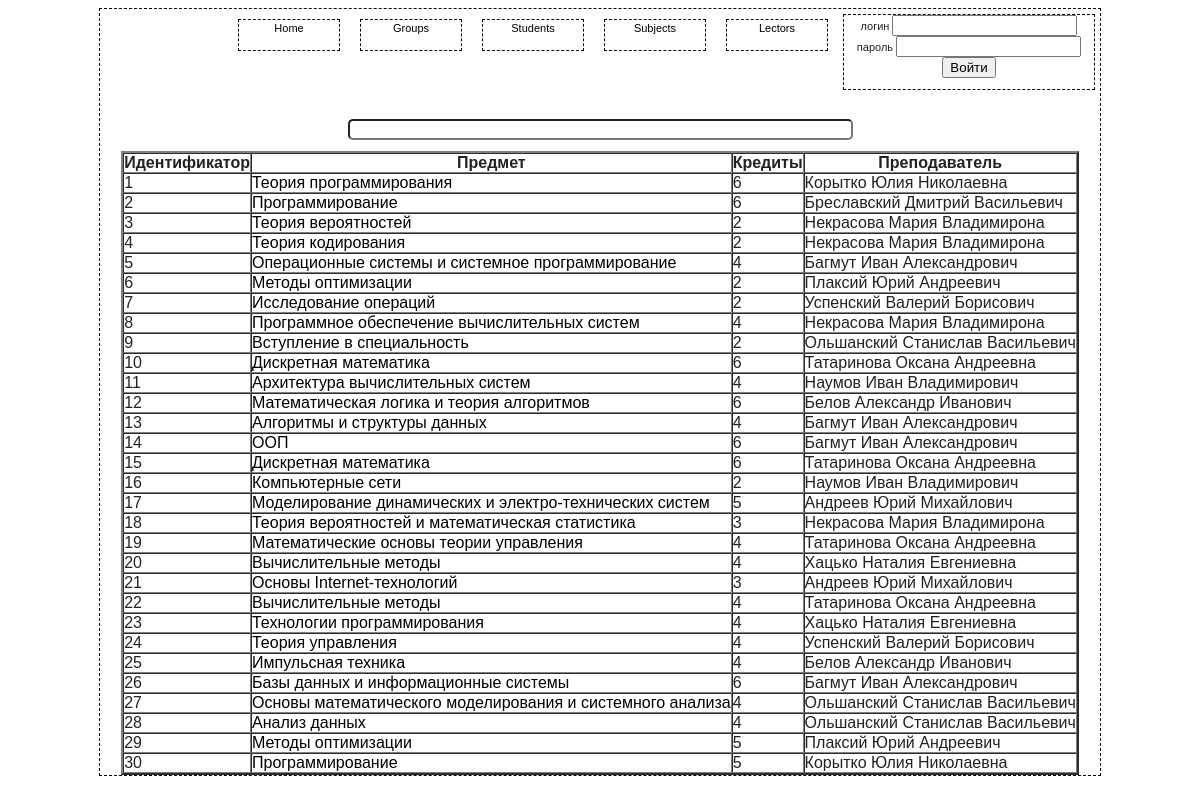
Before: /IT_Project/list.php?info=subjects with the older database file.
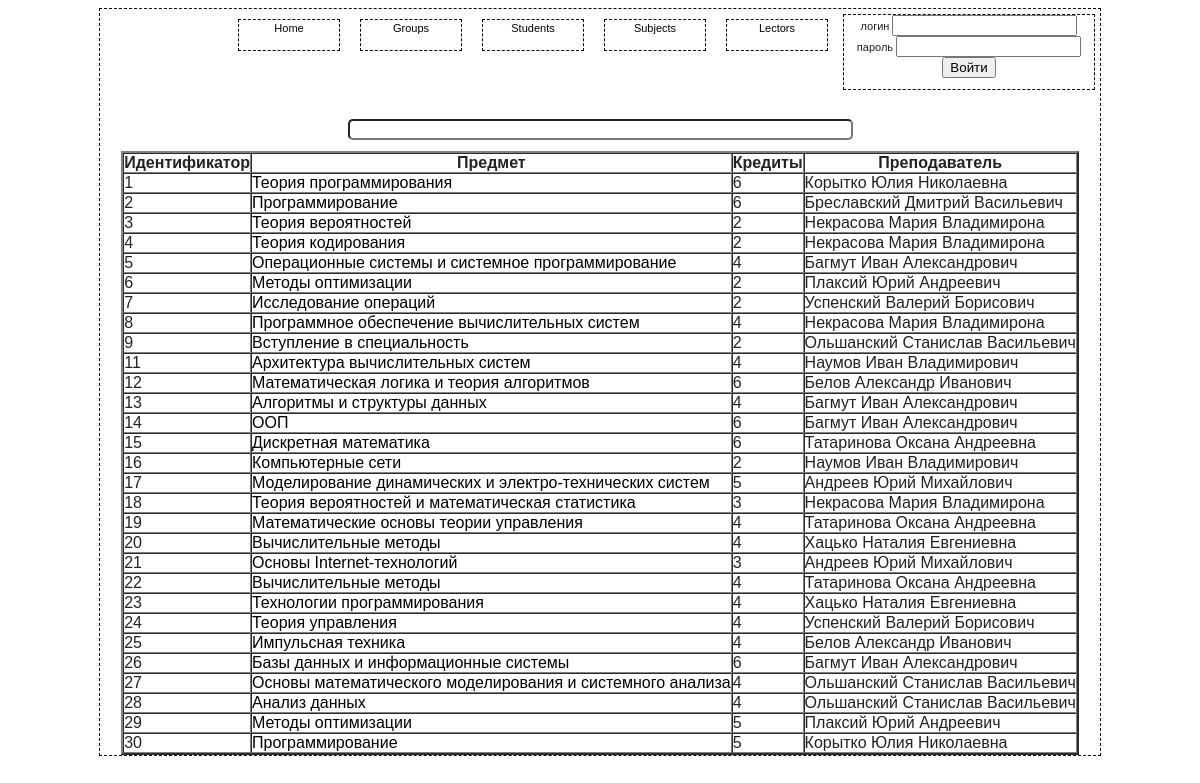
After: the same page with the newer database file.
### tables this page shows
CREATE TABLE IF NOT EXISTS `subjects` (
  `subject_id` int(10) NOT NULL AUTO_INCREMENT,
  `subject_title` text,
  `subject_credits` int(11) DEFAULT NULL,
  `lector_id` int(10) DEFAULT NULL,
  PRIMARY KEY (`subject_id`),
  KEY `subjects_fk1` (`lector_id`)
);

CREATE TABLE IF NOT EXISTS `lectors` (
  `lector_id` int(10) NOT NULL AUTO_INCREMENT,
  `lector_name` text,
  `lector_position` text,
  `lector_email` text,
  `lector_login` tinytext,
  `lector_password` tinytext,
  `role` int(11) DEFAULT NULL,
  PRIMARY KEY (`lector_id`)
);

### IT_Project/subjects.php (the view, shortened to what this page needs)
<?
  $query="Select * from subjects";
    $result=mysql_query($query);
    echo"<table border=2 cellpadding=0 cellspacing=0>";
    echo"<TR><TH>Идентификатор</TH><TH>Предмет</TH><TH>Кредиты</TH><TH>Преподаватель</TH></TR>";
    while($row=mysql_fetch_array($result))
    {
	$query2="select lector_name from lectors where lector_id=".$row['lector_id'];
	$resultlectors=mysql_query($query2);
	$rowlector=mysql_fetch_array($resultlectors);
   echo"<tr><td>".$row['subject_id']."</td><td><a href=\"subjects_details.php?subjectId=".$row['subject_id']."\">".$row['subject_title']."</td><td>".$row['subject_credits']."</td><td>".$rowlector['lector_name']."</td></tr>";
    }
    echo"</table>";
?>

### IT_Project/list.php (shortened to what this page needs)
<?php
		$tmp=$_GET['info'];
?>
<html>
<head>
  <link rel="stylesheet" type="text/css" href="css/index.css">
</head>
<body>
<center>
<div class="all">
<div class ="auth">
		<?
		if (!empty($_SESSION['id']))
		{
				echo '<div>';
				echo '<label>логин </label>';
			print_r ($_SESSION['login']);
			echo '</div>';
			echo '<a href="registration/logout.php">Завершить сеанс</a>';
		}
		else
		{
		echo '<form action="registration/form_auth.php" METHOD="POST">
			<div>
				<label>логин</label>
				<input name="login" type="text" />
			</div>
			<div>
				<label>пароль</label>
				<input name="password" type="password" />
			</div>
			<div>
				<input value="Войти" type="submit" />
				</div>
		</form>' ;
		}
		?>
</div>
<div class="links">
<a href="list.php?info=lectors">Lectors</a>
</div>
<div class="links">
<a href="list.php?info=subjects">Subjects</a>
</div>
<div class="links">
<a href="list.php?info=students">Students</a>
</div>
<div class="links">
<a href="list.php?info=groups">Groups</a>
</div>
<div class="links">
<a href="index.php">Home</a>
</div>
<div class="search">
	<center>
<form action="search.php?table=<?print_r($tmp);?>" method="GET">
<input name="search" type="text" id="search" size="60">
</form>
</center>
</div>
		<div>
		<?
		if($tmp=='subjects')
		{
			include('subjects.php');
		}
		?>
		</div>
</center>
</body>
</html>
</html>

### IT_Project/css/index.css (style rules this page uses)
.all { width: 1000px; border: 1px dashed black; }
.links { border: 1px dashed black; width: 100px; height: 30px; margin:10px; float:right; }
.links a { margin-top:15px; text-decoration: none; color: #000; }
.auth { margin: 5px; border: 1px dashed black; width: 250px; float:right; }
a { margin-top:15px; text-decoration: none; color: #000; }

### IT_Project/list.php (style rules this page uses)
body { font: 11px Tahoma, "Trebuchet MS", Tahoma, sans-serif; line-height: 1.6em; color: #222; }
.search { margin-top:110px; }
.search input { border-radius:5px; }

Changed rows visible on the page:
removed subjects: subject_id "10", subject_title "Дискретная математика", subject_credits "6", lector.lector_name "Татаринова Оксана Андреевна"
